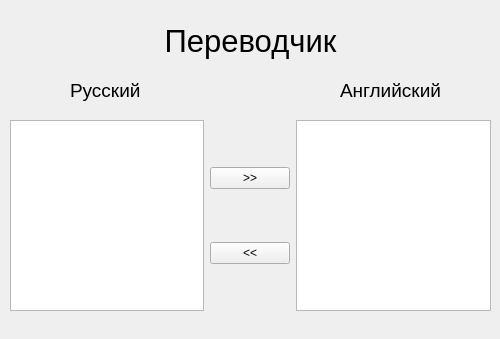
<?xml version="1.0" encoding="UTF-8"?>
<ui version="4.0">
 <class>RustoEngWindow</class>
 <widget class="QMainWindow" name="RustoEngWindow">
  <property name="geometry">
   <rect>
    <x>0</x>
    <y>0</y>
    <width>500</width>
    <height>339</height>
   </rect>
  </property>
  <property name="windowTitle">
   <string>RusToEng</string>
  </property>
  <widget class="QWidget" name="centralwidget">
   <widget class="QWidget" name="verticalLayoutWidget">
    <property name="geometry">
     <rect>
      <x>10</x>
      <y>10</y>
      <width>481</width>
      <height>61</height>
     </rect>
    </property>
    <layout class="QVBoxLayout" name="verticalLayout">
     <item>
      <widget class="QLabel" name="label">
       <property name="font">
        <font>
         <pointsize>23</pointsize>
        </font>
       </property>
       <property name="text">
        <string>Переводчик</string>
       </property>
       <property name="alignment">
        <set>Qt::AlignCenter</set>
       </property>
      </widget>
     </item>
    </layout>
   </widget>
   <widget class="QWidget" name="horizontalLayoutWidget">
    <property name="geometry">
     <rect>
      <x>10</x>
      <y>120</y>
      <width>481</width>
      <height>191</height>
     </rect>
    </property>
    <layout class="QHBoxLayout" name="horizontalLayout">
     <item>
      <widget class="QTextEdit" name="textEditRus"/>
     </item>
     <item>
      <layout class="QVBoxLayout" name="verticalLayout_2">
       <item>
        <widget class="QPushButton" name="ButtonRuToEng">
         <property name="text">
          <string>&gt;&gt;</string>
         </property>
        </widget>
       </item>
       <item>
        <widget class="QPushButton" name="ButtonEngToRu">
         <property name="text">
          <string>&lt;&lt;</string>
         </property>
        </widget>
       </item>
      </layout>
     </item>
     <item>
      <widget class="QTextEdit" name="textEditEng"/>
     </item>
    </layout>
   </widget>
   <widget class="QLabel" name="label_2">
    <property name="geometry">
     <rect>
      <x>70</x>
      <y>80</y>
      <width>81</width>
      <height>21</height>
     </rect>
    </property>
    <property name="font">
     <font>
      <pointsize>14</pointsize>
     </font>
    </property>
    <property name="text">
     <string>Русский</string>
    </property>
   </widget>
   <widget class="QLabel" name="label_3">
    <property name="geometry">
     <rect>
      <x>340</x>
      <y>80</y>
      <width>101</width>
      <height>21</height>
     </rect>
    </property>
    <property name="font">
     <font>
      <pointsize>14</pointsize>
     </font>
    </property>
    <property name="text">
     <string>Английский</string>
    </property>
   </widget>
  </widget>
 </widget>
 <resources/>
 <connections/>
</ui>
